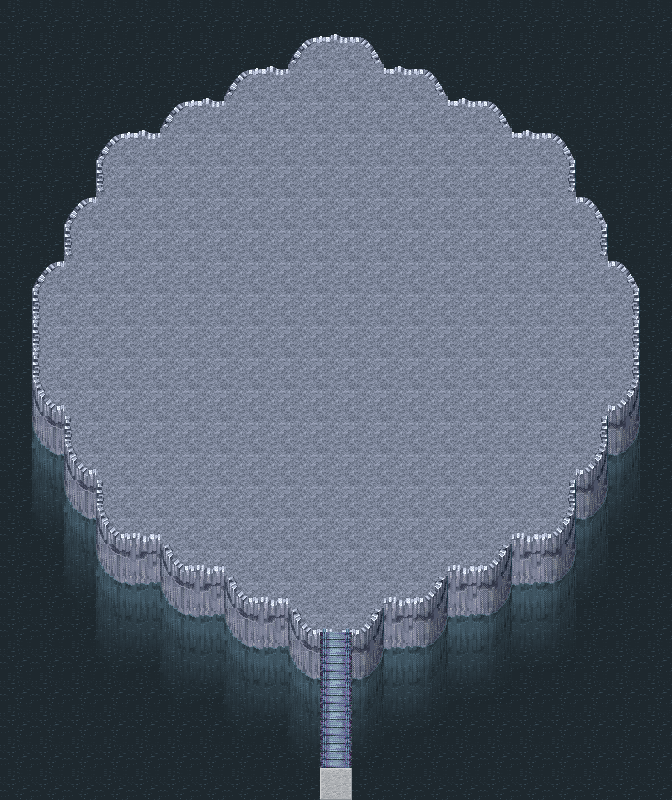

Below is a game level as drawn by its tile map, then a one-line description and the .tmx that defines it (tile-layer data replaced by summaries):
An orthogonal 21x25 tile map with 32x32 px tiles, 4 tile layers (Background, Tile, Decor, Pnj).

<map version="1.0" orientation="orthogonal" renderorder="right-down" width="21" height="25" tilewidth="32" tileheight="32" nextobjectid="1">
 <properties>
  <property name="Music" value="mus_waterfall.ogg" />
  <property name="MusicFight" value="Toby_Fox-Megalo_Strike_Back.mp3" />
 </properties>
 <tileset firstgid="1" name="Test" tilewidth="32" tileheight="32" tilecount="888">
  <image source="Test.png" width="256" height="3556" />
  <tile id="704">
   <properties>
    <property name="Block" value="" />
   </properties>
  </tile>
  <tile id="705">
   <properties>
    <property name="Block" value="" />
   </properties>
  </tile>
  <tile id="706">
   <properties>
    <property name="Block" value="" />
   </properties>
  </tile>
  <tile id="709">
   <properties>
    <property name="Block" value="" />
   </properties>
  </tile>
  <tile id="710">
   <properties>
    <property name="Block" value="" />
   </properties>
  </tile>
  <tile id="711">
   <properties>
    <property name="Block" value="" />
   </properties>
  </tile>
  <tile id="712">
   <properties>
    <property name="Block" value="" />
   </properties>
  </tile>
  <tile id="713">
   <properties>
    <property name="Block" value="" />
   </properties>
  </tile>
  <tile id="714">
   <properties>
    <property name="Block" value="" />
   </properties>
  </tile>
  <tile id="720">
   <properties>
    <property name="Block" value="" />
   </properties>
  </tile>
  <tile id="721">
   <properties>
    <property name="Block" value="" />
   </properties>
  </tile>
  <tile id="722">
   <properties>
    <property name="Block" value="" />
   </properties>
  </tile>
  <tile id="774">
   <properties>
    <property name="Enter" value="UP" />
    <property name="EnterNum" value="1" />
    <property name="Map" value="LobbyMap test3" />
    <property name="NextNum" value="2" />
   </properties>
  </tile>
 </tileset>
 <layer name="Background" width="21" height="25">
  <data>[525 cells, 525 non-empty, 6 distinct tile ids]</data>
 </layer>
 <layer name="Tile" width="21" height="25">
  <data>[525 cells, 342 non-empty, 24 distinct tile ids]</data>
 </layer>
 <layer name="Decor" width="21" height="25">
  <data>[525 cells, 0 non-empty, 0 distinct tile ids]</data>
 </layer>
 <layer name="Pnj" width="21" height="25">
  <data>[525 cells, 0 non-empty, 0 distinct tile ids]</data>
 </layer>
</map>
